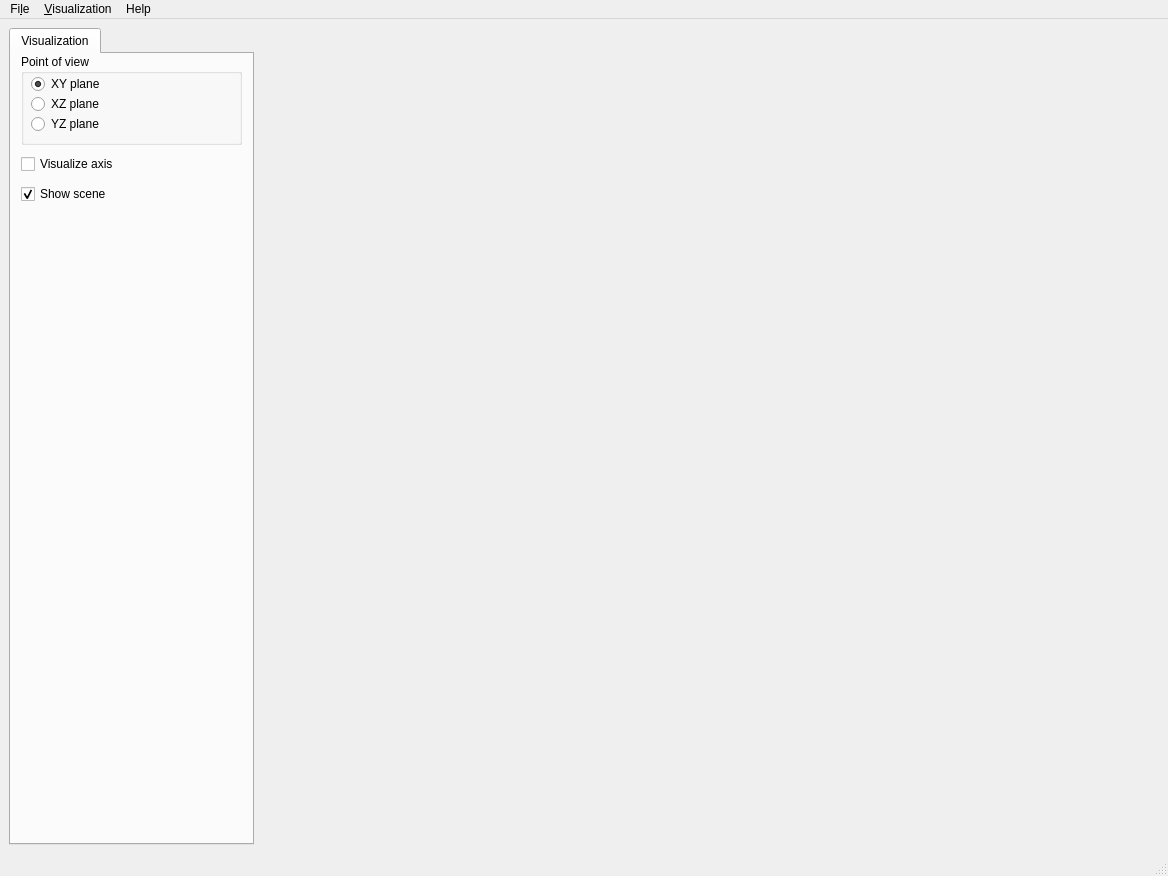
<?xml version="1.0" encoding="UTF-8"?>
<ui version="4.0">
 <class>MainWindow</class>
 <widget class="QMainWindow" name="MainWindow">
  <property name="geometry">
   <rect>
    <x>0</x>
    <y>0</y>
    <width>1168</width>
    <height>876</height>
   </rect>
  </property>
  <property name="sizePolicy">
   <sizepolicy hsizetype="Preferred" vsizetype="Preferred">
    <horstretch>0</horstretch>
    <verstretch>0</verstretch>
   </sizepolicy>
  </property>
  <property name="windowTitle">
   <string>Qt+VTK Sekeleton</string>
  </property>
  <property name="documentMode">
   <bool>false</bool>
  </property>
  <property name="tabShape">
   <enum>QTabWidget::Rounded</enum>
  </property>
  <property name="dockNestingEnabled">
   <bool>true</bool>
  </property>
  <property name="unifiedTitleAndToolBarOnMac">
   <bool>false</bool>
  </property>
  <widget class="QWidget" name="centralwidget">
   <layout class="QHBoxLayout" name="horizontalLayout_4">
    <item>
     <widget class="QTabWidget" name="tabWidget">
      <property name="enabled">
       <bool>true</bool>
      </property>
      <property name="sizePolicy">
       <sizepolicy hsizetype="Minimum" vsizetype="Expanding">
        <horstretch>0</horstretch>
        <verstretch>0</verstretch>
       </sizepolicy>
      </property>
      <property name="minimumSize">
       <size>
        <width>245</width>
        <height>0</height>
       </size>
      </property>
      <property name="maximumSize">
       <size>
        <width>967</width>
        <height>16777215</height>
       </size>
      </property>
      <property name="focusPolicy">
       <enum>Qt::StrongFocus</enum>
      </property>
      <property name="currentIndex">
       <number>0</number>
      </property>
      <widget class="QWidget" name="tab">
       <attribute name="title">
        <string>Visualization</string>
       </attribute>
       <attribute name="toolTip">
        <string>Color presets, tuning, scene elements...</string>
       </attribute>
       <widget class="QGroupBox" name="groupBox">
        <property name="geometry">
         <rect>
          <x>10</x>
          <y>0</y>
          <width>221</width>
          <height>91</height>
         </rect>
        </property>
        <property name="title">
         <string>Point of view</string>
        </property>
        <widget class="QRadioButton" name="radioButtonXY">
         <property name="geometry">
          <rect>
           <x>10</x>
           <y>20</y>
           <width>100</width>
           <height>20</height>
          </rect>
         </property>
         <property name="text">
          <string>XY plane</string>
         </property>
         <property name="checked">
          <bool>true</bool>
         </property>
        </widget>
        <widget class="QRadioButton" name="radioButtonXZ">
         <property name="geometry">
          <rect>
           <x>10</x>
           <y>40</y>
           <width>100</width>
           <height>20</height>
          </rect>
         </property>
         <property name="text">
          <string>XZ plane</string>
         </property>
        </widget>
        <widget class="QRadioButton" name="radioButtonYZ">
         <property name="geometry">
          <rect>
           <x>10</x>
           <y>60</y>
           <width>100</width>
           <height>20</height>
          </rect>
         </property>
         <property name="text">
          <string>YZ plane</string>
         </property>
        </widget>
       </widget>
       <widget class="QCheckBox" name="checkVisualizeAxis">
        <property name="geometry">
         <rect>
          <x>10</x>
          <y>100</y>
          <width>201</width>
          <height>20</height>
         </rect>
        </property>
        <property name="text">
         <string>Visualize axis</string>
        </property>
       </widget>
       <widget class="QCheckBox" name="checkVisibility">
        <property name="geometry">
         <rect>
          <x>10</x>
          <y>130</y>
          <width>201</width>
          <height>20</height>
         </rect>
        </property>
        <property name="text">
         <string>Show scene</string>
        </property>
        <property name="checked">
         <bool>true</bool>
        </property>
       </widget>
      </widget>
     </widget>
    </item>
    <item>
     <widget class="QVTKWidget" name="vtkContext" native="true">
      <property name="sizePolicy">
       <sizepolicy hsizetype="Expanding" vsizetype="Expanding">
        <horstretch>0</horstretch>
        <verstretch>0</verstretch>
       </sizepolicy>
      </property>
     </widget>
    </item>
   </layout>
  </widget>
  <widget class="QMenuBar" name="menubar">
   <property name="geometry">
    <rect>
     <x>0</x>
     <y>0</y>
     <width>1168</width>
     <height>22</height>
    </rect>
   </property>
   <widget class="QMenu" name="menuFile">
    <property name="title">
     <string>Fi&amp;le</string>
    </property>
    <addaction name="actionOpen"/>
    <addaction name="actionExit"/>
   </widget>
   <widget class="QMenu" name="menuElements">
    <property name="enabled">
     <bool>true</bool>
    </property>
    <property name="title">
     <string>&amp;Visualization</string>
    </property>
    <widget class="QMenu" name="menuFixed_Point_of_View">
     <property name="title">
      <string>&amp;Fixed Point of View</string>
     </property>
     <addaction name="actionX_Y"/>
     <addaction name="actionX_Z"/>
     <addaction name="actionY_Z"/>
    </widget>
    <addaction name="actionVisibility"/>
    <addaction name="actionVisualize_Axis"/>
    <addaction name="menuFixed_Point_of_View"/>
    <addaction name="actionTake_snapshot"/>
   </widget>
   <widget class="QMenu" name="menuHelp">
    <property name="title">
     <string>Help</string>
    </property>
    <addaction name="actionAbout_Skeleton"/>
   </widget>
   <addaction name="menuFile"/>
   <addaction name="menuElements"/>
   <addaction name="menuHelp"/>
  </widget>
  <widget class="QStatusBar" name="statusbar"/>
  <action name="actionExit">
   <property name="text">
    <string>&amp;Exit</string>
   </property>
  </action>
  <action name="actionOpen">
   <property name="text">
    <string>&amp;Open</string>
   </property>
  </action>
  <action name="actionShort_Axis">
   <property name="checkable">
    <bool>true</bool>
   </property>
   <property name="checked">
    <bool>true</bool>
   </property>
   <property name="enabled">
    <bool>true</bool>
   </property>
   <property name="text">
    <string>&amp;Short Axis</string>
   </property>
   <property name="shortcut">
    <string>Ctrl+K</string>
   </property>
  </action>
  <action name="actionVisualize_Axis">
   <property name="checkable">
    <bool>true</bool>
   </property>
   <property name="checked">
    <bool>false</bool>
   </property>
   <property name="text">
    <string>&amp;Visualize Axis</string>
   </property>
   <property name="shortcut">
    <string>Ctrl+L</string>
   </property>
  </action>
  <action name="actionTractography">
   <property name="checkable">
    <bool>true</bool>
   </property>
   <property name="checked">
    <bool>true</bool>
   </property>
   <property name="text">
    <string>&amp;Tractography</string>
   </property>
   <property name="shortcut">
    <string>Ctrl+J</string>
   </property>
  </action>
  <action name="actionSeedRandom_Mode">
   <property name="checkable">
    <bool>true</bool>
   </property>
   <property name="checked">
    <bool>false</bool>
   </property>
   <property name="text">
    <string>&amp;Random</string>
   </property>
   <property name="shortcut">
    <string>Ctrl+I</string>
   </property>
  </action>
  <action name="actionInteractive">
   <property name="text">
    <string>Toggle interaction mode</string>
   </property>
   <property name="shortcut">
    <string>Ctrl+I</string>
   </property>
  </action>
  <action name="actionSeedAutomatic_Mode">
   <property name="checkable">
    <bool>true</bool>
   </property>
   <property name="checked">
    <bool>true</bool>
   </property>
   <property name="enabled">
    <bool>true</bool>
   </property>
   <property name="text">
    <string>&amp;Automatic</string>
   </property>
   <property name="shortcut">
    <string>Ctrl+A</string>
   </property>
  </action>
  <action name="actionAbout_Skeleton">
   <property name="text">
    <string>&amp;About Qt+VTK Skeleton</string>
   </property>
  </action>
  <action name="actionSave_StreamLines_for_Matlab">
   <property name="text">
    <string>&amp;Save StreamLines for MATLAB</string>
   </property>
  </action>
  <action name="actionClipping_box">
   <property name="checkable">
    <bool>true</bool>
   </property>
   <property name="checked">
    <bool>false</bool>
   </property>
   <property name="text">
    <string>&amp;Clipping box</string>
   </property>
  </action>
  <action name="actionReset_box">
   <property name="text">
    <string>&amp;Reset box</string>
   </property>
  </action>
  <action name="actionX_Y">
   <property name="checkable">
    <bool>false</bool>
   </property>
   <property name="text">
    <string>&amp;X-Y</string>
   </property>
  </action>
  <action name="actionX_Z">
   <property name="checkable">
    <bool>false</bool>
   </property>
   <property name="text">
    <string>X-&amp;Z</string>
   </property>
  </action>
  <action name="actionY_Z">
   <property name="text">
    <string>&amp;Y-Z</string>
   </property>
  </action>
  <action name="actionSeeding_Box">
   <property name="checkable">
    <bool>true</bool>
   </property>
   <property name="text">
    <string>&amp;Seeding Box</string>
   </property>
  </action>
  <action name="actionSave_StreamLines_for_VTK">
   <property name="text">
    <string>Save StreamLines for VTK</string>
   </property>
  </action>
  <action name="actionTake_snapshot">
   <property name="text">
    <string>Take snapshot</string>
   </property>
  </action>
  <action name="actionVisibility">
   <property name="checkable">
    <bool>true</bool>
   </property>
   <property name="checked">
    <bool>true</bool>
   </property>
   <property name="text">
    <string>Show scene</string>
   </property>
  </action>
 </widget>
 <customwidgets>
  <customwidget>
   <class>QVTKWidget</class>
   <extends>QWidget</extends>
   <header>qvtkwidget.h</header>
  </customwidget>
 </customwidgets>
 <resources/>
 <connections>
  <connection>
   <sender>actionOpen</sender>
   <signal>triggered()</signal>
   <receiver>MainWindow</receiver>
   <slot>FileOpen()</slot>
   <hints>
    <hint type="sourcelabel">
     <x>-1</x>
     <y>-1</y>
    </hint>
    <hint type="destinationlabel">
     <x>154</x>
     <y>322</y>
    </hint>
   </hints>
  </connection>
  <connection>
   <sender>actionExit</sender>
   <signal>triggered()</signal>
   <receiver>MainWindow</receiver>
   <slot>FileExit()</slot>
   <hints>
    <hint type="sourcelabel">
     <x>-1</x>
     <y>-1</y>
    </hint>
    <hint type="destinationlabel">
     <x>154</x>
     <y>322</y>
    </hint>
   </hints>
  </connection>
  <connection>
   <sender>actionX_Y</sender>
   <signal>triggered()</signal>
   <receiver>MainWindow</receiver>
   <slot>SetViewXY()</slot>
   <hints>
    <hint type="sourcelabel">
     <x>-1</x>
     <y>-1</y>
    </hint>
    <hint type="destinationlabel">
     <x>430</x>
     <y>300</y>
    </hint>
   </hints>
  </connection>
  <connection>
   <sender>actionX_Z</sender>
   <signal>triggered()</signal>
   <receiver>MainWindow</receiver>
   <slot>SetViewXZ()</slot>
   <hints>
    <hint type="sourcelabel">
     <x>-1</x>
     <y>-1</y>
    </hint>
    <hint type="destinationlabel">
     <x>430</x>
     <y>300</y>
    </hint>
   </hints>
  </connection>
  <connection>
   <sender>actionY_Z</sender>
   <signal>triggered()</signal>
   <receiver>MainWindow</receiver>
   <slot>SetViewYZ()</slot>
   <hints>
    <hint type="sourcelabel">
     <x>-1</x>
     <y>-1</y>
    </hint>
    <hint type="destinationlabel">
     <x>430</x>
     <y>300</y>
    </hint>
   </hints>
  </connection>
  <connection>
   <sender>actionTake_snapshot</sender>
   <signal>triggered()</signal>
   <receiver>MainWindow</receiver>
   <slot>Snapshot()</slot>
   <hints>
    <hint type="sourcelabel">
     <x>-1</x>
     <y>-1</y>
    </hint>
    <hint type="destinationlabel">
     <x>583</x>
     <y>437</y>
    </hint>
   </hints>
  </connection>
  <connection>
   <sender>actionVisualize_Axis</sender>
   <signal>toggled(bool)</signal>
   <receiver>MainWindow</receiver>
   <slot>ToggleVisualizeAxis(bool)</slot>
   <hints>
    <hint type="sourcelabel">
     <x>-1</x>
     <y>-1</y>
    </hint>
    <hint type="destinationlabel">
     <x>583</x>
     <y>437</y>
    </hint>
   </hints>
  </connection>
  <connection>
   <sender>radioButtonXY</sender>
   <signal>released()</signal>
   <receiver>MainWindow</receiver>
   <slot>SetViewXY()</slot>
   <hints>
    <hint type="sourcelabel">
     <x>94</x>
     <y>83</y>
    </hint>
    <hint type="destinationlabel">
     <x>583</x>
     <y>437</y>
    </hint>
   </hints>
  </connection>
  <connection>
   <sender>radioButtonXZ</sender>
   <signal>released()</signal>
   <receiver>MainWindow</receiver>
   <slot>SetViewXZ()</slot>
   <hints>
    <hint type="sourcelabel">
     <x>94</x>
     <y>103</y>
    </hint>
    <hint type="destinationlabel">
     <x>583</x>
     <y>437</y>
    </hint>
   </hints>
  </connection>
  <connection>
   <sender>radioButtonYZ</sender>
   <signal>released()</signal>
   <receiver>MainWindow</receiver>
   <slot>SetViewYZ()</slot>
   <hints>
    <hint type="sourcelabel">
     <x>94</x>
     <y>123</y>
    </hint>
    <hint type="destinationlabel">
     <x>583</x>
     <y>437</y>
    </hint>
   </hints>
  </connection>
  <connection>
   <sender>checkVisualizeAxis</sender>
   <signal>toggled(bool)</signal>
   <receiver>MainWindow</receiver>
   <slot>ToggleVisualizeAxis(bool)</slot>
   <hints>
    <hint type="sourcelabel">
     <x>125</x>
     <y>163</y>
    </hint>
    <hint type="destinationlabel">
     <x>583</x>
     <y>437</y>
    </hint>
   </hints>
  </connection>
  <connection>
   <sender>checkVisibility</sender>
   <signal>toggled(bool)</signal>
   <receiver>MainWindow</receiver>
   <slot>ToggleVisibility(bool)</slot>
   <hints>
    <hint type="sourcelabel">
     <x>125</x>
     <y>193</y>
    </hint>
    <hint type="destinationlabel">
     <x>583</x>
     <y>437</y>
    </hint>
   </hints>
  </connection>
  <connection>
   <sender>actionVisibility</sender>
   <signal>toggled(bool)</signal>
   <receiver>MainWindow</receiver>
   <slot>ToggleVisibility(bool)</slot>
   <hints>
    <hint type="sourcelabel">
     <x>-1</x>
     <y>-1</y>
    </hint>
    <hint type="destinationlabel">
     <x>583</x>
     <y>437</y>
    </hint>
   </hints>
  </connection>
 </connections>
 <slots>
  <slot>FileOpen()</slot>
  <slot>FileExit()</slot>
  <slot>ToggleVisualizeAxis(bool)</slot>
  <slot>ShowAboutDialog()</slot>
  <slot>SetViewXY()</slot>
  <slot>SetViewXZ()</slot>
  <slot>SetViewYZ()</slot>
  <slot>Snapshot()</slot>
  <slot>ToggleVisibility(bool)</slot>
 </slots>
</ui>
